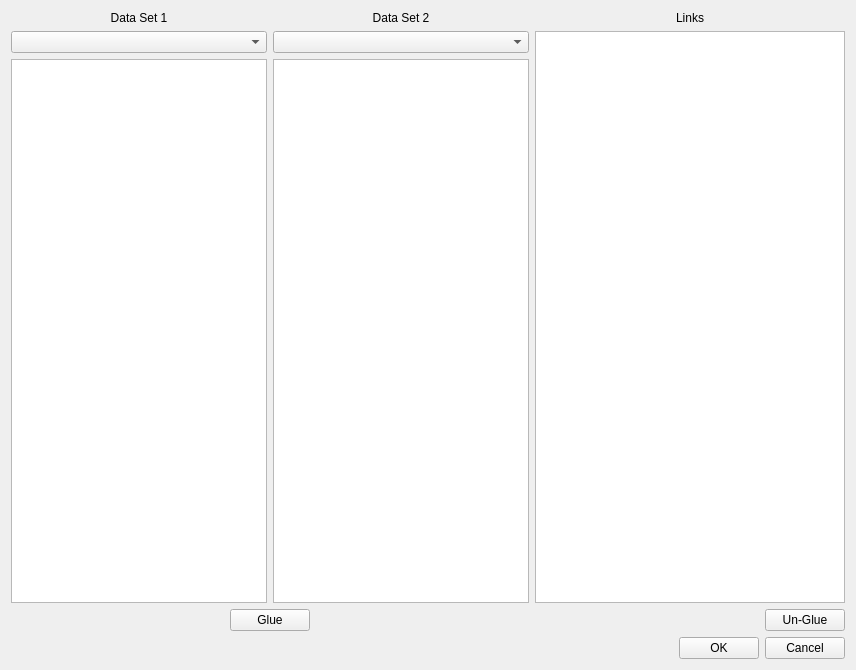
<?xml version="1.0" encoding="UTF-8"?>
<ui version="4.0">
 <class>DataConnector</class>
 <widget class="QWidget" name="DataConnector">
  <property name="geometry">
   <rect>
    <x>0</x>
    <y>0</y>
    <width>856</width>
    <height>670</height>
   </rect>
  </property>
  <property name="windowTitle">
   <string>Form</string>
  </property>
  <layout class="QVBoxLayout" name="verticalLayout_7">
   <item>
    <layout class="QVBoxLayout" name="verticalLayout_6">
     <item>
      <layout class="QHBoxLayout" name="horizontalLayout_6">
       <item>
        <layout class="QVBoxLayout" name="verticalLayout_4">
         <item>
          <layout class="QHBoxLayout" name="horizontalLayout_2">
           <item>
            <layout class="QVBoxLayout" name="verticalLayout">
             <item>
              <widget class="QLabel" name="left_label">
               <property name="text">
                <string>Data Set 1</string>
               </property>
               <property name="alignment">
                <set>Qt::AlignCenter</set>
               </property>
              </widget>
             </item>
             <item>
              <widget class="QComboBox" name="left_combo">
               <property name="toolTip">
                <string>Select data</string>
               </property>
              </widget>
             </item>
             <item>
              <widget class="QListWidget" name="left_list">
               <property name="toolTip">
                <string>Select an item to link</string>
               </property>
              </widget>
             </item>
            </layout>
           </item>
           <item>
            <layout class="QVBoxLayout" name="verticalLayout_2">
             <item>
              <widget class="QLabel" name="right_label">
               <property name="text">
                <string>Data Set 2</string>
               </property>
               <property name="alignment">
                <set>Qt::AlignCenter</set>
               </property>
              </widget>
             </item>
             <item>
              <widget class="QComboBox" name="right_combo">
               <property name="toolTip">
                <string>Select data</string>
               </property>
              </widget>
             </item>
             <item>
              <widget class="QListWidget" name="right_list">
               <property name="toolTip">
                <string>Select an item to link</string>
               </property>
              </widget>
             </item>
            </layout>
           </item>
          </layout>
         </item>
         <item>
          <layout class="QHBoxLayout" name="horizontalLayout_5">
           <item>
            <spacer name="horizontalSpacer_4">
             <property name="orientation">
              <enum>Qt::Horizontal</enum>
             </property>
             <property name="sizeHint" stdset="0">
              <size>
               <width>40</width>
               <height>20</height>
              </size>
             </property>
            </spacer>
           </item>
           <item>
            <widget class="QPushButton" name="glue_button">
             <property name="sizePolicy">
              <sizepolicy hsizetype="Preferred" vsizetype="Fixed">
               <horstretch>0</horstretch>
               <verstretch>0</verstretch>
              </sizepolicy>
             </property>
             <property name="toolTip">
              <string>Establish a connection between these two attributes</string>
             </property>
             <property name="text">
              <string>Glue</string>
             </property>
            </widget>
           </item>
           <item>
            <spacer name="horizontalSpacer_3">
             <property name="orientation">
              <enum>Qt::Horizontal</enum>
             </property>
             <property name="sizeHint" stdset="0">
              <size>
               <width>40</width>
               <height>20</height>
              </size>
             </property>
            </spacer>
           </item>
          </layout>
         </item>
        </layout>
       </item>
       <item>
        <layout class="QVBoxLayout" name="verticalLayout_5">
         <item>
          <layout class="QVBoxLayout" name="verticalLayout_3">
           <item>
            <widget class="QLabel" name="link_label">
             <property name="text">
              <string>Links</string>
             </property>
             <property name="alignment">
              <set>Qt::AlignCenter</set>
             </property>
            </widget>
           </item>
           <item>
            <widget class="QListWidget" name="link_list">
             <property name="toolTip">
              <string>Select to remove links</string>
             </property>
            </widget>
           </item>
          </layout>
         </item>
         <item>
          <layout class="QHBoxLayout" name="horizontalLayout_3">
           <item>
            <spacer name="horizontalSpacer_2">
             <property name="orientation">
              <enum>Qt::Horizontal</enum>
             </property>
             <property name="sizeHint" stdset="0">
              <size>
               <width>40</width>
               <height>20</height>
              </size>
             </property>
            </spacer>
           </item>
           <item>
            <widget class="QPushButton" name="un_glue_button">
             <property name="toolTip">
              <string>Remove the selected connection</string>
             </property>
             <property name="text">
              <string>Un-Glue</string>
             </property>
            </widget>
           </item>
          </layout>
         </item>
        </layout>
       </item>
      </layout>
     </item>
     <item>
      <layout class="QHBoxLayout" name="horizontalLayout_4">
       <item>
        <spacer name="horizontalSpacer">
         <property name="orientation">
          <enum>Qt::Horizontal</enum>
         </property>
         <property name="sizeHint" stdset="0">
          <size>
           <width>40</width>
           <height>20</height>
          </size>
         </property>
        </spacer>
       </item>
       <item>
        <layout class="QHBoxLayout" name="horizontalLayout">
         <item>
          <widget class="QPushButton" name="ok">
           <property name="toolTip">
            <string>Accept proposed connections</string>
           </property>
           <property name="text">
            <string>OK</string>
           </property>
          </widget>
         </item>
         <item>
          <widget class="QPushButton" name="cancel">
           <property name="toolTip">
            <string>Discard proposed connections</string>
           </property>
           <property name="text">
            <string>Cancel</string>
           </property>
          </widget>
         </item>
        </layout>
       </item>
      </layout>
     </item>
    </layout>
   </item>
  </layout>
 </widget>
 <resources/>
 <connections/>
</ui>
